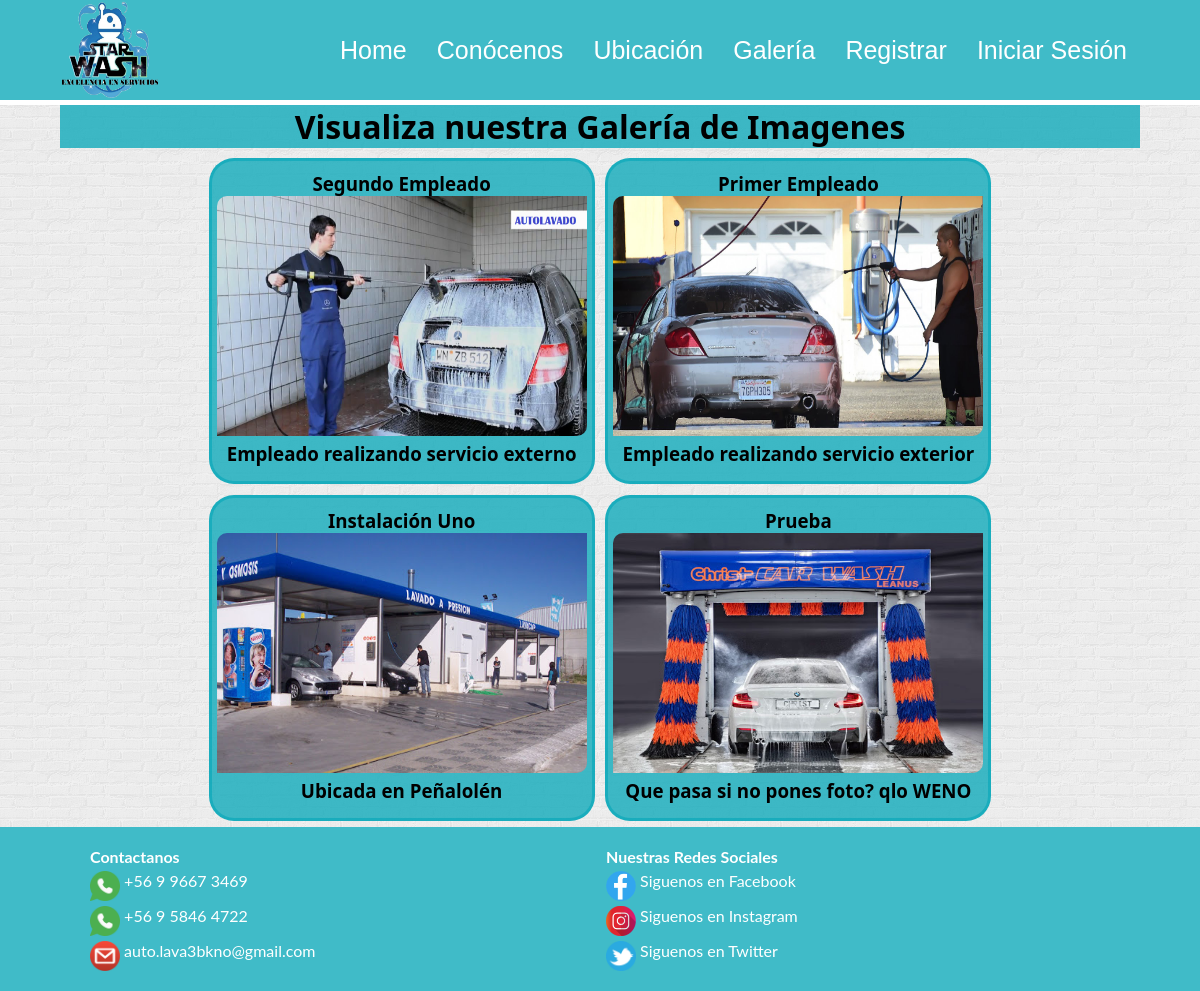
Page /galeria/ on the committed database.
### StarWash/models.py (models this page shows, shortened)
class Galeria(models.Model):
    nombre=models.CharField(max_length=60,primary_key=True)
    descripcion=models.TextField()
    imagen=models.ImageField(upload_to='galeria',null=True)

### StarWash/views.py (the view)
# urls.py: path('galeria/',galeria,name="GALERIA"),
def galeria(request):
    gal = Galeria.objects.all()
    return render(request,'web/galeria.html',{'imagenes_galeria':gal})

### StarWash/templates/web/galeria.html (shortened to what this page needs)
{% extends "web/base.html" %}
{% load static%}
{% block estilos %}
    <link rel="stylesheet" href="{% static 'css/lightbox.min.css' %}">
{% endblock estilos %}
{% block contenido %}
        <h1>Visualiza nuestra Galería de Imagenes</h1>
        <div class="galeria-imagenes">
            {% for item in imagenes_galeria %}
            <div id="galeria">
                <h3>{{item.nombre}}</h3>
                <a href="{{item.imagen.url}}" data-lightbox="Galeria" data-title="{{item.descripcion}}">
                    <img src="{{item.imagen.url}}" alt="">
                </a>
                <h3>{{item.descripcion}}</h3>
            </div>
            {% endfor %}
        </div>
{% endblock contenido %}

### StarWash/templates/web/base.html (shortened to what this page needs)
<!DOCTYPE html>
<html lang="es">
{% load static %}
<head>
    <link rel="stylesheet" href="{% static 'css/estilos.css' %}"> {% block estilos %} {% endblock estilos %}
</head>
<body>
    <header class="header">
        <div class="container logo-nav-container">
            <div class="logo">
                <a href="{% url 'INDEX' %}">
                    <img src="{% static 'img/logo/Logo.png' %}" alt="">
                </a>
            </div>
            <nav class="navigation">
                <ul class="">
                    <li><a href="{% url 'INDEX' %}">Home</a></li>
                    <li><a href="{% url 'CONOCENOS' %}">Conócenos</a></li>
                    <li><a href="{% url 'UBICACION' %}">Ubicación</a></li>
                    <li><a href="{% url 'GALERIA' %}">Galería</a></li>
                    {% if user.is_authenticated %}
                    {% comment %} <li><a href="{% url 'ADMIN_INSUMO' %}">CRUD Insumo</a></li> {% endcomment %}
                    <li><a href="{% url 'INSUMOS' %}">Insumos</a></li>
                    <li><a href="">Bienvenido {{user.first_name}} {{user.last_name}}</a></li>
                    <li><a href="{% url 'LOGOUT' %}">Cerrar Sesión</a></li>
                    {% else %}
                    <li><a href="{% url 'FORMULARIO' %}">Registrar</a></li>
                    <li><a href="{% url 'LOGIN' %}">Iniciar Sesión</a></li>
                    {% endif%}
                </ul>
            </nav>
        </div>
    </header>
    <main class="main">
        <div class="container">
            {% block contenido %} {% endblock contenido %}
        </div>
    </main>
    <footer class="footer">
        <div class="container">
            <div class="icon-footer ">
                <div class="contactanos">
                    <h4>Contactanos</h4>
                    <p>
                        <a href="https://web.whatsapp.com/ " target="_blank ">
                            <img src="{% static 'img/redesSociales/icon_whatsapp.png' %} "> +56 9 9667 3469
                        </a>
                    </p>
                    <p>
                        <a href="https://web.whatsapp.com/ " target="_blank ">
                            <img src="{% static 'img/redesSociales/icon_whatsapp.png' %} "> +56 9 5846 4722
                        </a>
                    </p>
                    <p>
                        <a href="https://www.gmail.com/mail/help/intl/es/about.html?iframe " target="_blank ">
                            <img src="{% static 'img/redesSociales/icon_gmail.png' %} "> auto.lava3bkno@gmail.com
                        </a>
                    </p>
                </div>
                <div class="redesSociales">
                    <h4>Nuestras Redes Sociales</h4>
                    <p>
                        <a href="https://www.facebook.com/miguel.lavado.1829 " target="_blank ">
                            <img src="{% static 'img/redesSociales/icon_facebook.png' %} "> Siguenos en Facebook
                        </a>
                    </p>
                    <p>
                        <a href="https://www.instagram.com/autolavtresope/?hl=en " target="_blank ">
                            <img src="{% static 'img/redesSociales/icon_instagram.png' %} "> Siguenos en Instagram
                        </a>
                    </p>
                    <p>
                        <a href="https://twitter.com/AutoLavado7 " target="_blank ">
                            <img src="{% static 'img/redesSociales/icon_twitter.png' %} "> Siguenos en Twitter
                        </a>
                    </p>
                </div>
            </div>
        </div>
    </footer>
</body>
</html>

### StarWash/static/css/estilos.css (style rules this page uses)
* { margin: 0; }
.container { width: 90%; height: 100%; max-width: 1400px; margin: 0 auto; }
.container h1 { background: #1abc; text-align: center; margin-top: 5px; margin-bottom: 5px; }
.header { background: #1abc; color: white; left: 0; top: 0; width: 100%; }
.header a { text-decoration: none; color: white; }
.logo { width: 100px; height: 100px; }
.logo img { width: 100%; height: 100%; }
.logo-nav-container { display: flex; justify-content: space-between; align-items: center; flex-wrap: wrap; }
.navigation ul { margin: 0; padding: 0; list-style: none; }
.navigation ul li { display: inline-block; padding-left: 10px; padding-right: 10px; right: 0; }
.navigation a { display: block; padding: 3px; transition: all 0.4s linear; border-radius: 5px; font-family: 'Gill Sans', 'Gill Sans MT', Calibri, 'Trebuchet MS', sans-serif; font-size: 25px; }
.main { width: 100%; height: 100%; font-family: 'Segoe UI', Tahoma, Geneva, Verdana, sans-serif; background-image: url(../img/brickwall.png); }
.footer { background: #1abc; width: 100%; margin-bottom: 0; position: relative; }
.footer h5, h4 { color: white; }
.icon-footer { display: flex; flex-wrap: wrap; padding-top: 20px; padding-bottom: 20px; }
.icon-footer img { height: 30px; width: 30px; margin-top: 5px; vertical-align: middle; }
.icon-footer a { text-decoration: none; color: white; }
.contactanos { width: 45%; padding-left: 30px; }
.redesSociales { width: 45%; padding-left: 30px; }
body { font-family: 'lato'; }
.galeria-imagenes { display: flex; flex-wrap: wrap; justify-content: center; }
#galeria { float: left; padding: 10px 5px 10px 5px; text-align: center; background-color: #1abc; margin: 0.5%; width: 370px; height: 300px; border: solid 3px #1abc; border-radius: 25px 25px 25px 25px; }
#galeria img { width: 100%; height: 80%; border-radius: 10px 0px 10px 0px; }

### rows in the picture
Galeria: nombre "Segundo Empleado", imagen (picture), descripcion "Empleado realizando servicio externo"
Galeria: nombre "Primer Empleado", imagen (picture), descripcion "Empleado realizando servicio exterior"
Galeria: nombre "Instalación Uno", imagen (picture), descripcion "Ubicada en Peñalolén"
Galeria: nombre "Prueba", imagen (picture), descripcion "Que pasa si no pones foto? qlo WENO"
